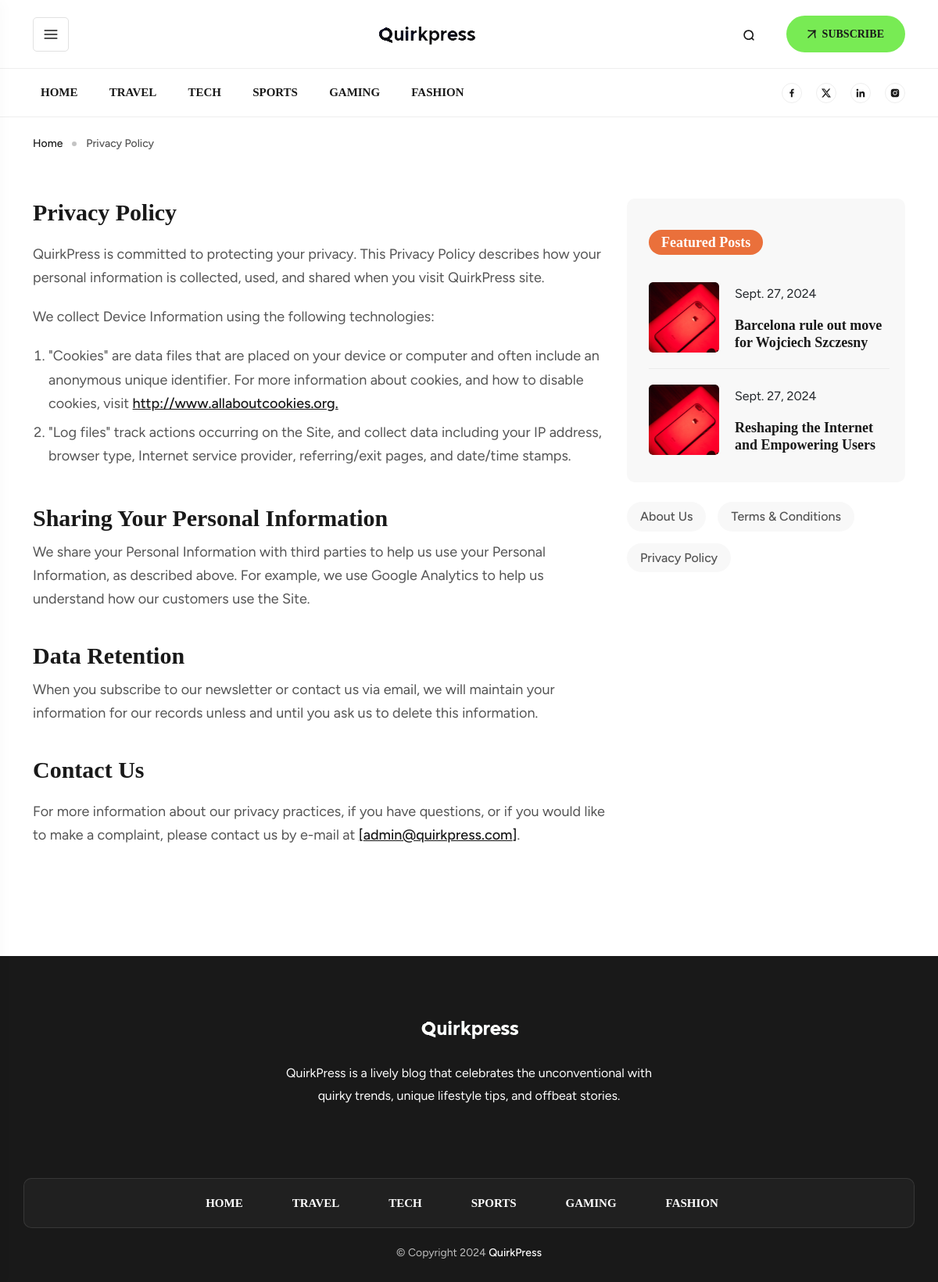
Page /privacy-policy/ on the committed database.
### blog/models.py (models this page shows, shortened)
class Category(models.Model):
    name = models.CharField(max_length=20)

class Post(models.Model):
    STATUS_CHOICES = [
        ('DF','Drafted'),
        ('PB','Published')
    ]
    FEATURED_CHOICES =[
        ('Yes','Yes'),
        ('No','No')
    ]
    author = models.ForeignKey(User,on_delete=models.CASCADE,related_name='blog_posts')
    title = models.CharField(max_length=250)
    slug = models.SlugField(max_length=250,unique_for_date='publish')
    body = models.TextField(blank=True,null=True)
    publish = models.DateTimeField(default=timezone.now)
    created = models.DateTimeField(auto_now_add=True)
    updated = models.DateTimeField(auto_now=True)
    status = models.CharField(max_length=2,choices=STATUS_CHOICES,default='DF')
    featured = models.CharField(max_length=10,choices=FEATURED_CHOICES, default='No')
    category = models.ForeignKey(Category,on_delete=models.CASCADE,related_name='category_posts')
    tags = TaggableManager()
    image = models.ImageField(upload_to='blog_images',blank=True,null=True)
    class Meta:
        ordering =['-publish']
        indexes = [
            models.Index(fields=['-publish'])
        ]

### blog/views.py (the view)
# urls.py: path('privacy-policy/',views.privacy_policy,name='privacy-policy'),
def privacy_policy(request):
    featured_posts = Post.objects.filter(status='PB',featured='Yes').order_by('?')[:4]
    return render(request,'privacy.html',{'featured_posts':featured_posts})

### blog/context_processors.py (called while the page is built)
def category_list(request):
    return {
        'categories': Category.objects.all()
    }

### templates/privacy.html
{%extends 'base.html'%}
{%load static%}
{%block content%}
<div class="blog-post-10 pt-20 mb-120">
    <div class="container">
    <div class="inner-page-breadcrumb-wrapper">
    <ul>
    <li><a href="/">Home</a></li>
    <li>Privacy Policy</li>
    </ul>
    </div>
    <span class="line-break2"></span>
    <span class="line-break2"></span>
    <span class="line-break2"></span>
    <div class="row g-lg-4 gy-5">
    <div class="col-lg-8">
    <div class=" row">
    <div class="col-lg-12">
    <div class="blog-content2">
    <h3>Privacy Policy</h3>
    <span class="line-break2"></span>
    <p>QuirkPress is committed to protecting your privacy. This Privacy Policy
    describes how your personal information is collected, used, and shared when you
    visit
    QuirkPress site.</p>
    <span class="line-break2"></span>
    <p>We collect Device Information using the following technologies:</p>
    <span class="line-break2"></span>
    <div class="list-area">
    <ul class="privacy-policy-list">
    <li>"Cookies" are data files that are placed on your device or computer and
    often
    include an anonymous unique identifier. For more information about cookies,
    and how
    to disable cookies, visit <a href="http://www.allaboutcookies.org" target="_blank">http://www.allaboutcookies.org.</a>
    </li>
    <li>"Log files" track actions occurring on the Site, and collect data including
    your IP
    address, browser type, Internet service provider, referring/exit pages, and
    date/time stamps.</li>
    </ul>
    </div>
    <span class="line-break2"></span>
    <span class="line-break2"></span>
    <h3>Sharing Your Personal Information</h3>
    <span class="line-break"></span>
    <p>We share your Personal Information with third parties to help us use your Personal
    Information, as described above. For example, we use Google Analytics to help us
    understand how our customers use the Site.</p>
    <span class="line-break2"></span>
    <span class="line-break2"></span>
    <h3>Data Retention</h3>
    <span class="line-break"></span>
    <p>When you subscribe to our newsletter or contact us via email, we will maintain your
    information for our records unless and until you ask us to delete this information.
    </p>
    <span class="line-break2"></span>
    <span class="line-break2"></span>
    <h3>Contact Us</h3>
    <span class="line-break2"></span>
    <p class="unique-text">For more information about our privacy practices, if you have
    questions, or if you would
    like to make a complaint, please contact us by e-mail at <a href="#">[<span class="__cf_email__" data-cfemail="fa9f829b978a969fba9d979b9396d4999597">admin@quirkpress.com</span>]</a>.</p>
    <span class="line-break2"></span>
    </div>
    </div>
    </div>
    </div>
    <div class="col-lg-4">
    <div class="featured-post-sideber">
    <div class="sidebar-widget featured-post">
    <h6>Featured Posts</h6>
    {%for post in featured_posts %}
                        <div class="recent-post">
                            <div class="recent-post-img">
                                <a href="{%url 'blog:post-detail' post.publish.year post.publish.month post.publish.day post.slug%}"><img src="{%static 'assets/image/sidebar-img1.png'%}"
                                        alt></a>
                            </div>
                            <div class="recent-post-content">
                                <p>{{post.publish | date}}</p>
                                <h5><a href="{%url 'blog:post-detail' post.publish.year post.publish.month post.publish.day post.slug%}">{{post.title}}</a></h5>
                            </div>
                        </div>
                        {%endfor%}
    </div>
    <div class="sidebar-widget about-section">
        <ul class="category">
            <li>
            <a href="{%url 'blog:about'%}">About Us</a>
            </li>
            <li>
            <a href="{%url 'blog:terms'%}">Terms &amp; Conditions</a>
            </li>
            <li>
            <a href="{%url 'blog:privacy-policy'%}">Privacy Policy</a>
            </li>
            </ul>
    </div>
    </div>
    </div>
    </div>
    </div>
    </div>
{%endblock content%}

### templates/base.html (shortened to what this page needs)
{%load static%}
<!DOCTYPE html>
<html lang="en">
<head>
    <link rel="stylesheet" href="{%static 'assets/css/swiper-bundle.min.css'%}">
    <link rel="stylesheet" href="{%static 'assets/css/jquery.fancybox.min.css'%}">
    <link rel="stylesheet" href="{%static 'assets/css/animate.css'%}">
    <link rel="stylesheet" href="{%static 'assets/css/nice-select.css'%}">
    <link rel="stylesheet" href="{%static 'assets/css/bootstrap-icons.min.css'%}">
    <link rel="stylesheet" href="{%static 'assets/css/bootstrap.min.css'%}">
    <link rel="stylesheet" href="{%static 'assets/css/boxicons.min.css'%}">
    <link rel="stylesheet" href="{%static 'assets/css/style.css'%}">
</head>
<body id="body">
    <div class="header-area2">
        <div class="container d-flex align-items-center justify-content-between">
            <div class="header-menu-icon">
                <div class="menu-icon">
                    <svg width="20" height="20" viewBox="0 0 20 20" xmlns="http://www.w3.org/2000/svg">
                        <path fill-rule="evenodd" clip-rule="evenodd"
                            d="M1.66675 9.16666H18.3334V10.8333H1.66675V9.16666ZM1.66675 4.16666H18.3334V5.83332H1.66675V4.16666ZM1.66675 14.1667H18.3334V15.8333H1.66675V14.1667Z" />
                    </svg>
                </div>
                <div class="tt-style-switch">
                    <i class="bi bi-brightness-low-fill"></i>
                </div>
            </div>
            <div class="header-logo">
                <a href="/"><img alt="image" class="img-fluid dark"
                    src="{%static 'assets/image/quirkpress-dark.png' %}"></a>
            </div>
            <div class="header-right d-md-flex d-none">
                <div class="search-bar">
                    <div class="search-btn">
                    </div>
                </div>
                <div class="subscribe-btn ">
                    <a href="#" class="primary-btn hover-btn">
                        <svg class="arrow" width="11" height="11" viewBox="0 0 11 11"
                            xmlns="http://www.w3.org/2000/svg">
                            <path
                                d="M0.999756 10L9.99976 1M9.99976 1C7.99976 1.375 3.62476 2.125 0.999756 1M9.99976 1C9.62476 2.875 8.87476 7 9.99976 10"
                                stroke="#191919" stroke-width="1.5" stroke-linecap="round" />
                        </svg>
                        SUBSCRIBE
                    </a>
                </div>
            </div>
        </div>
    </div>
    <header class="life-style d-lg-flex d-none">
        <div class="container-md">
            <div class="col-lg-12">
                <div class="header-wrapper">
                    <div class="main-menu">
                        <ul class="menu-list">
                            <li><a href="/">Home</a></li>
                            {%for category in categories%}
                            <li><a href="{%url 'blog:posts-per-category' category.name%}">{{category.name}}</a></li>
                           {%endfor%}
                        </ul>
                    </div>
                    <div class="nav-right d-flex jsutify-content-end align-items-center">
                        <ul class="social-area">
                            <li>
                                <a href="https://www.facebook.com/">
                                </a>
                            </li>
                            <li>
                                <a href="https://x.com/">
                                </a>
                            </li>
                            <li>
                                <a href="https://www.linkedin.com/">
                                </a>
                            </li>
                            <li>
                                <a href="https://www.instagram.com/">
                                </a>
                            </li>
                        </ul>
                    </div>
                </div>
            </div>
        </div>
    </header>
    {%block content%}
    {%endblock content%}
    <footer class="footer-section2">
        <div class="footer-top">
            <div class="container">
                <div class="row ">
                    <div class="col-lg-12 justify-content-center  d-flex mb-70">
                        <div class="footer-top-content">
                            <a href="/"><img src="{%static 'assets/image/quirkpress-light.png'%}" alt="logo"></a>
                            <p>QuirkPress is a lively blog that celebrates the unconventional with quirky trends, unique lifestyle tips, and offbeat stories.</p>
                        </div>
                    </div>
                    <div class="footer-list">
                        <ul>
                            <li><a href="/">HOME
                                </a></li>
                                {%for category in categories%}
                            <li><a href="{%url 'blog:posts-per-category' category.name%}">{{category.name | upper}}
                                </a></li>
                                {%endfor%}
                        </ul>
                    </div>
                    <div class="copyright-area">
                        <p> &copy; Copyright 2024 <a href="/"> QuirkPress </a>
                                </p>
                    </div>
                </div>
            </div>
        </div>
    </footer>
</body>
</html>

### rows in the picture
Category: name "TRAVEL"
Category: name "TECH"
Category: name "SPORTS"
Category: name "GAMING"
Category: name "FASHION"
Post: publish "Sept. 27, 2024", title "Barcelona rule out move for Wojciech Szczesny"
Post: publish "Sept. 27, 2024", title "Reshaping the Internet and Empowering Users"
